Frame 1 (no input): blank canvas, image omitted
Frame 60 (no input): blank canvas, image omitted
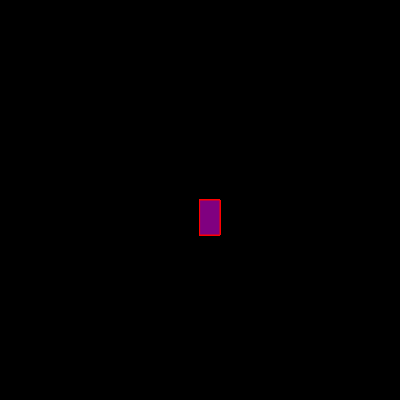
Frame 120 (the mouse pressed at the canvas centre since frame 60)

The p5.js sketch whose frames 1 and 60 were blank and that drew this single picture after the mouse press (run headless with seeded random() and noise() and a simulated clock; from frame 60 on, the mouse is pressed at the canvas centre):

// p5.js sketch
// ── sketch.js
function setup() {
    createCanvas(400, 400);
    background("black")
  }
  
  function draw() {
    stroke("red")
    fill("purple")
    
    if(mouseIsPressed){
      rect(mouseX,mouseY, 20, 35);
    }
  }
